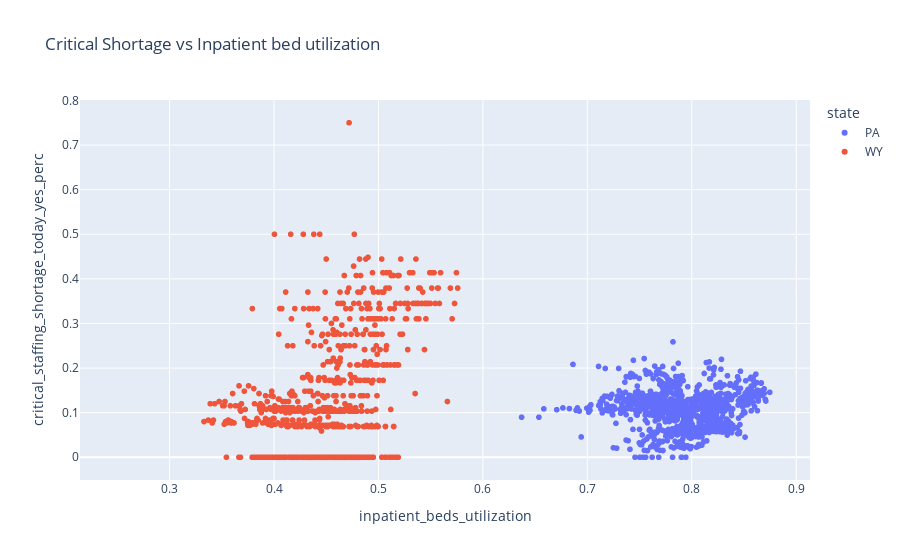

Source (notebook cell):
### Code cell
import plotly.express as px
#"WA","CA","KS","TX","NC"
fig = px.scatter(raw_data.loc[raw_data["state"].isin(["WY","PA"])], x="inpatient_beds_utilization", y="critical_staffing_shortage_today_yes_perc",color="state", title='Critical Shortage vs Inpatient bed utilization')
#fig.add_scatter(x=state_data['date'], y=state_data['inpatient_beds'])
fig.show()
fig.write_html("critical_shortage_vs_inpatient_bed_utilization_PA_WY.html")

### Figure 1 — Plotly figure (JSON) as saved in the notebook; plotly's stock layout.template omitted (floating-point values rounded to 4 significant figures; data arrays with more than 128 entries replaced by an {"elided": "..."} marker saying what was removed)
{"data": [{"hovertemplate": "state=PA<br>inpatient_beds_utilization=%{x}<br>critical_staffing_shortage_today_yes_perc=%{y}<extra></extra>", "legendgroup": "PA", "marker": {"color": "#636efa", "symbol": "circle"}, "mode": "markers", "name": "PA", "showlegend": true, "type": "scattergl", "x": {"elided": "1078 float values"}, "xaxis": "x", "y": {"elided": "1078 float values"}, "yaxis": "y"}, {"hovertemplate": "state=WY<br>inpatient_beds_utilization=%{x}<br>critical_staffing_shortage_today_yes_perc=%{y}<extra></extra>", "legendgroup": "WY", "marker": {"color": "#EF553B", "symbol": "circle"}, "mode": "markers", "name": "WY", "showlegend": true, "type": "scattergl", "x": {"elided": "1078 float values"}, "xaxis": "x", "y": {"elided": "1078 float values"}, "yaxis": "y"}], "layout": {"legend": {"title": {"text": "state"}, "tracegroupgap": 0}, "title": {"text": "Critical Shortage vs Inpatient bed utilization"}, "xaxis": {"anchor": "y", "domain": [0, 1], "title": {"text": "inpatient_beds_utilization"}}, "yaxis": {"anchor": "x", "domain": [0, 1], "title": {"text": "critical_staffing_shortage_today_yes_perc"}}}}
